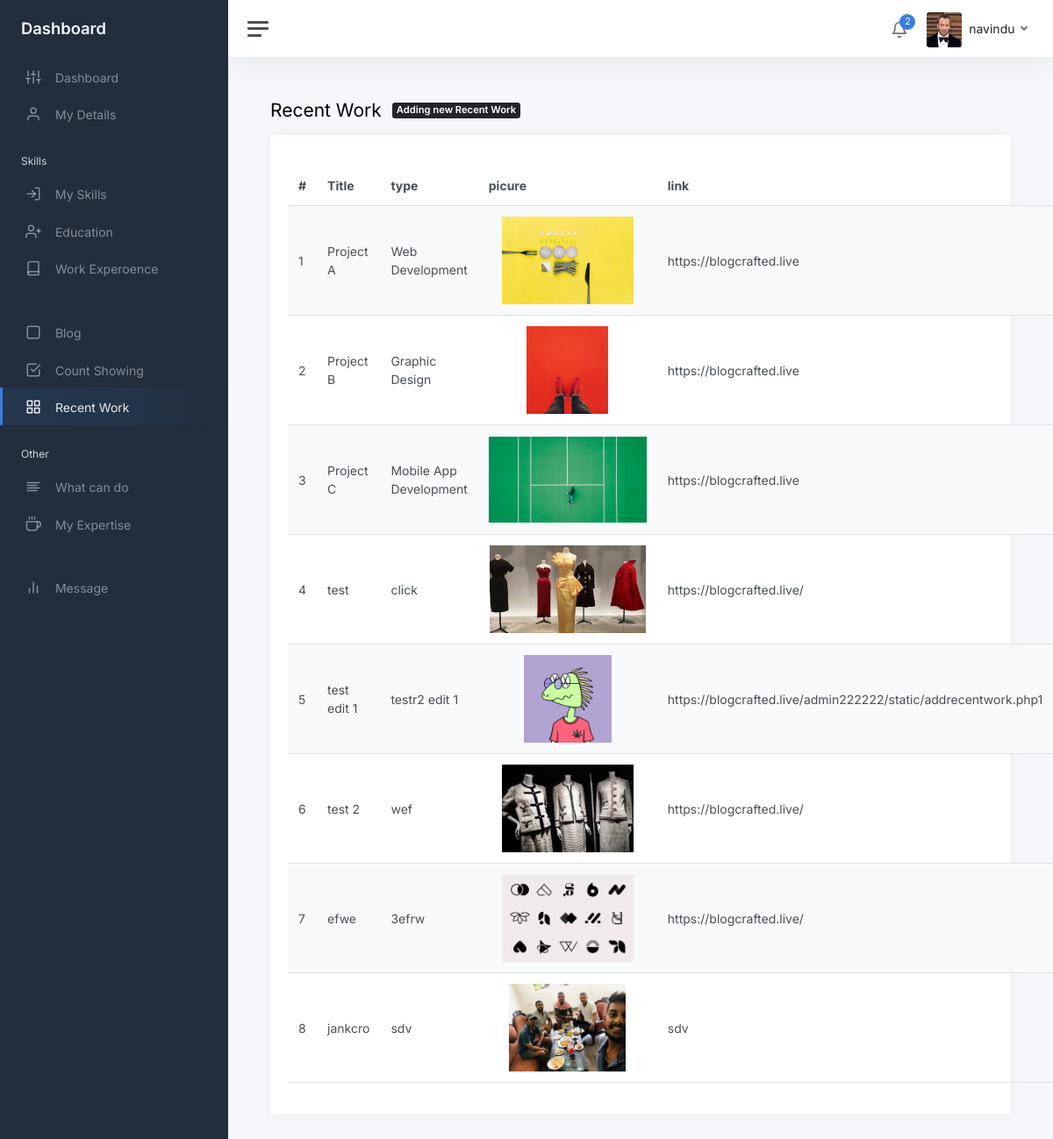
Screenshot of /admin2/static/recentwork.php (signed in) with the database file from the repository.
### tables this page shows
CREATE TABLE `Detila` (
  `Id` int(11) NOT NULL,
  `Name` text DEFAULT NULL,
  `Role` text DEFAULT NULL,
  `AboutMe` text DEFAULT NULL,
  `Country` text DEFAULT NULL,
  `Profile_Pic` text DEFAULT NULL,
  `Bg_picture1` text DEFAULT NULL,
  `Bg_picture2` text DEFAULT NULL,
  `Skill_desc` text DEFAULT NULL,
  `email` varchar(255) DEFAULT NULL,
  `address` varchar(255) DEFAULT NULL,
  `telephone` varchar(20) DEFAULT NULL,
  `Cv` text DEFAULT NULL,
  `hirebanner` int(11) DEFAULT NULL
);

CREATE TABLE `MyWork` (
  `Id` int(11) NOT NULL,
  `Title` text DEFAULT NULL,
  `type` text DEFAULT NULL,
  `picture` text DEFAULT NULL,
  `LikeCount` text DEFAULT NULL,
  `sampleLink` text DEFAULT NULL
);

### admin2/static/recentwork.php (the view, shortened to what this page needs)
<?php
    require_once '../../connection.php';
    require_once './header.php';
?>
            <main class="content">
				<div class="container-fluid p-0">
					<div class="mb-3">
						<h1 class="h3 d-inline align-middle">Recent Work</h1>
						<a class="badge bg-dark text-white ms-2" href="./addrecentwork.php">
                               Adding new Recent Work
                            </a>
					</div>
                    <div class="row">
                        <div class="col-sm-12">
                            <div class="card" style="padding: 20px;">
                                <div style="margin-top: 15px;" class="">
                                    <table id="customerTable" class="table table-striped" style="width:100%">
                                        <thead>
                                            <tr>
                                                <th> # </th>
                                                <th> Title</th>
                                                <th> type</th>
                                                <th> picure</th>
                                                <th> link</th>
                                            </tr>
                                        </thead>
                                        <tbody class="contentable">
                                            <?php
                                                $i =1;
                                                $sql = "SELECT * FROM `MyWork`";
                                                $result = $conn->query($sql);
                                                while ($row = $result->fetch_assoc()) {
                                            ?>
                                            <tr>
                                                <td> <?php echo $i; ?> </td>
                                                <td> <?php echo $row['Title']; ?></td>
                                                <td> <?php echo $row['type']; ?> </td>
                                                <td> <div><img src="../../Assets/mywork/<?php echo $row['picture']; ?>" alt="" srcset="" style="width: 180px;height: 100px;object-fit: contain;"></div></td>
                                                <td> <?php echo $row['sampleLink']; ?>  </td>
                                                <?php  $i = $i + 1; ?>
                                            </tr>
                                            <?php } ?>
                                        </tbody>
                                    </table>
                                </div>
                            </div>
                        </div>
                    </div>
				</div>
			</main>
		</div>
	</div>
</body>
</html>

### admin2/static/header.php (shortened to what this page needs)
<!DOCTYPE html>
<html lang="en">
<head>
	<link href="css/app.css" rel="stylesheet">
</head>
<body>
	<div class="wrapper">
		<nav id="sidebar" class="sidebar js-sidebar">
			<div class="sidebar-content js-simplebar">
				<a class="sidebar-brand" href="index.html">
                    <span class="align-middle">Dashboard</span>
                </a>
				<ul class="sidebar-nav">
					<li class="sidebar-item active">
						<a class="sidebar-link" href="./index.php">
                        <i class="align-middle" data-feather="sliders"></i> <span class="align-middle">Dashboard</span>
                        </a>
					</li>
					<li class="sidebar-item">
						<a class="sidebar-link" href="./mydetails.php">
                        <i class="align-middle" data-feather="user"></i> <span class="align-middle">My Details</span>
                        </a>
					</li>
                    <li class="sidebar-header">
						Skills
					</li>
					<li class="sidebar-item">
						<a class="sidebar-link" href="./skills.php">
                        <i class="align-middle" data-feather="log-in"></i> <span class="align-middle">My Skills</span>
                        </a>
					</li>
					<li class="sidebar-item">
                            <a class="sidebar-link" href="education.php">
                            <i class="align-middle" data-feather="user-plus"></i> <span class="align-middle">Education</span>
                            </a>
					</li>
					<li class="sidebar-item">
						<a class="sidebar-link" href="workexperience.php">
                        <i class="align-middle" data-feather="book"></i> <span class="align-middle">Work Experoence</span>
                        </a>
					</li>
					<li class="sidebar-header">
					</li>
					<li class="sidebar-item">
						<a class="sidebar-link" href="blog.php">
                        <i class="align-middle" data-feather="square"></i> <span class="align-middle">Blog</span>
                        </a>
					</li>
					<li class="sidebar-item ">
						<a class="sidebar-link" href="countshow.php">
                        <i class="align-middle" data-feather="check-square"></i> <span class="align-middle">Count Showing</span>
                        </a>
					</li>
					<li class="sidebar-item">
						<a class="sidebar-link" href="recentwork.php">
                        <i class="align-middle" data-feather="grid"></i> <span class="align-middle">Recent Work</span>
                        </a>
					</li>
                    <li class="sidebar-header">
						Other
					</li>
					<li class="sidebar-item">
						<a class="sidebar-link" href="cando.php">
                        <i class="align-middle" data-feather="align-left"></i> <span class="align-middle">What can do</span>
                        </a>
					</li>
					<li class="sidebar-item">
						<a class="sidebar-link" href="myexpertise.php">
                        <i class="align-middle" data-feather="coffee"></i> <span class="align-middle">My Expertise</span>
                        </a>
					</li>
                    <li class="sidebar-header">
                    </li>
					<li class="sidebar-item">
						<a class="sidebar-link" href="mymsg.php">
                        <i class="align-middle" data-feather="bar-chart-2"></i> <span class="align-middle">Message</span>
                        </a>
					</li>
				</ul>
			</div>
		</nav>
		<div class="main">
			<nav class="navbar navbar-expand navbar-light navbar-bg">
				<a class="sidebar-toggle js-sidebar-toggle">
                    <i class="hamburger align-self-center"></i>
                </a>
				<div class="navbar-collapse collapse">
					<ul class="navbar-nav navbar-align">
						<li class="nav-item dropdown">
							<a class="nav-icon dropdown-toggle" href="mymsg.php">
								<div class="position-relative">
									<i class="align-middle" data-feather="bell"></i>
									<span class="indicator"><?php require_once 'php/showmsgcount.php'; ?></span>
								</div>
							</a>
						</li>
						<li class="nav-item dropdown">
                            <?php
                                $sql = "SELECT * FROM `Detila`";
                                $result = $conn->query($sql);
                                while ($row = $result->fetch_assoc()) {
                            ?>
							<a class="nav-link dropdown-toggle d-none d-sm-inline-block" href="#" data-bs-toggle="dropdown">
                                <img src="../../Assets/profile/<?php echo  $row['Profile_Pic'];?>" class="avatar img-fluid rounded me-1" alt="Charles Hall" /> <span class="text-dark"><?php echo  $row['Name'];?></span>
                            </a>
                            <?php } ?>
						</li>
					</ul>
				</div>
			</nav>

### rows the page displays
detila: Profile_Pic (picture), Name "navindu"
mywork: Title "Project A", type "Web Development", picture (picture), sampleLink "https://blogcrafted.live"
mywork: Title "Project B", type "Graphic Design", picture (picture), sampleLink "https://blogcrafted.live"
mywork: Title "Project C", type "Mobile App Development", picture (picture), sampleLink "https://blogcrafted.live"
mywork: Title "test", type "click", picture (picture), sampleLink "https://blogcrafted.live/"
mywork: Title "test edit 1", type "testr2 edit 1", picture (picture), sampleLink "https://blogcrafted.live/admin222222/static/addrecentwork.php1"
mywork: Title "test 2", type "wef", picture (picture), sampleLink "https://blogcrafted.live/"
mywork: Title "efwe", type "3efrw", picture (picture), sampleLink "https://blogcrafted.live/"
mywork: Title "jankcro", type "sdv", picture (picture), sampleLink "sdv"

### other values shown
$rowCount "2"
